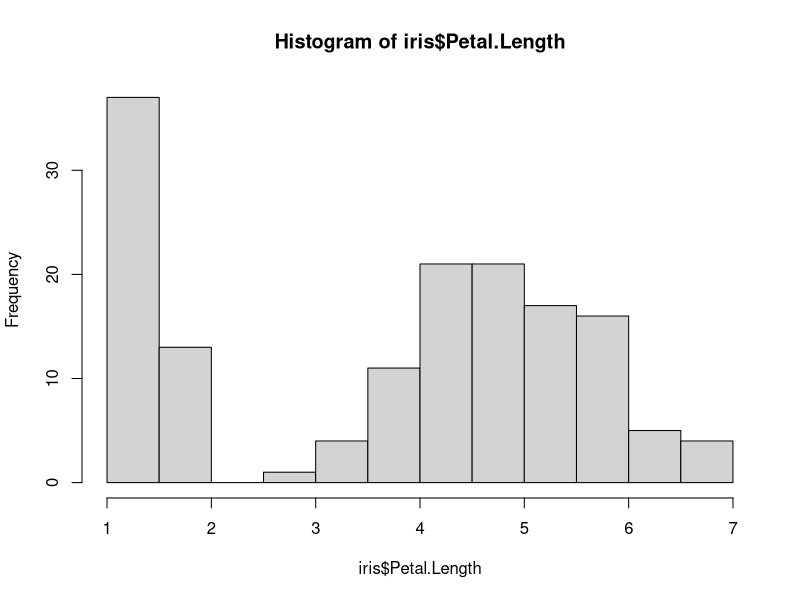
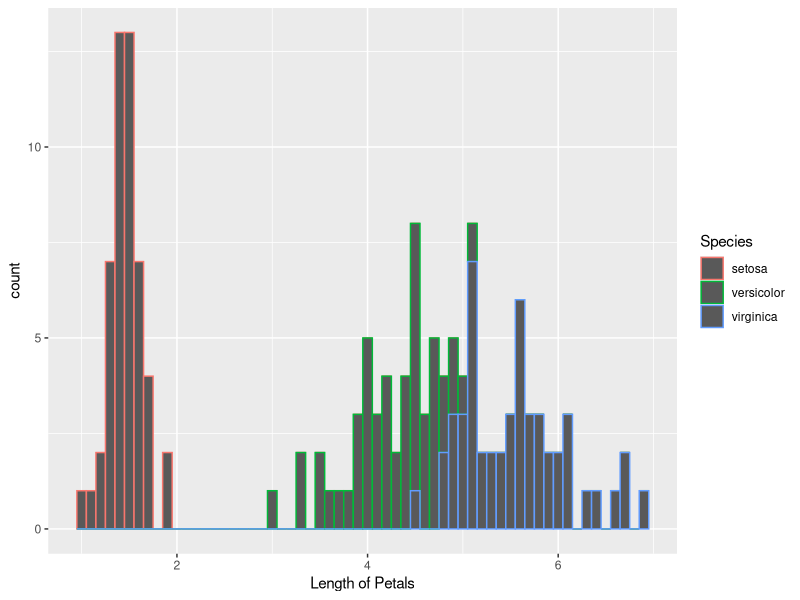

The R script that drew these images, in order: (Note: this script raises an error after producing the figures.)
## CASE STUDY 1
## Sep 5 2024

#Import library
library(ggplot2)
data(iris)

summary(iris)

#Calculate the mean of the Petal.Length field and save it as an object named petal_length_mean
petal_length_mean <- mean(iris$Petal.Length)

#Plot the distribution of the Petal.Length column as a histogram (?hist)
hist(iris$Petal.Length)

ggplot(data = iris, aes(Petal.Length, colour = Species))+
  geom_histogram(binwidth = 0.1, bins=0.1) +
  xlab("Length of Petals")
ylab("count")


ggplot(data = iris, aes(Petal.Length))+
  geom_histogram() +
  abline(v = mean(Petal.Length))+
  xlab("Length of Petals")
ylab("count")


ggplot(data = iris, aes(x = Petal.Length, fill = Species)) +
  geom_histogram(binwidth = 0.1) +
  geom_vline(xintercept = petal_length_mean, col = 'red') +
  xlab("Length of Petals") +
  ylab("Count")
